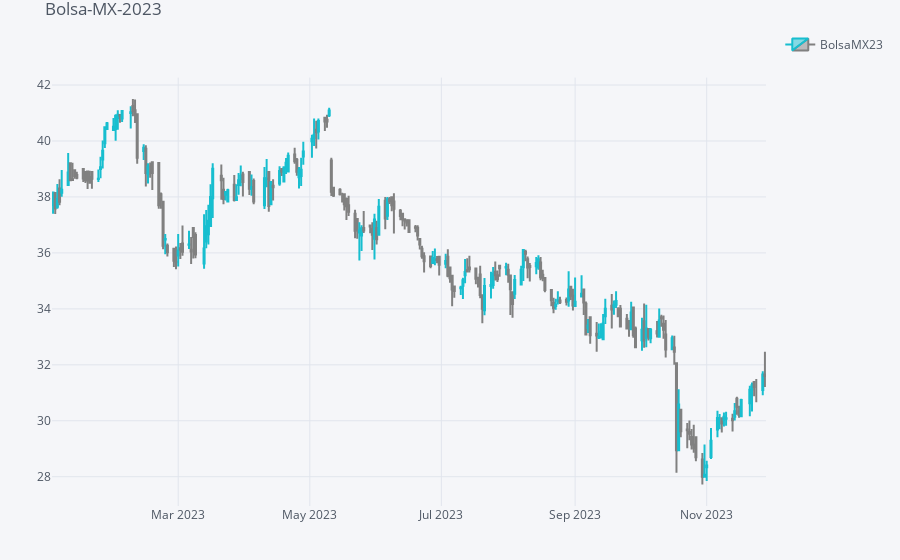

Here is the notebook cell this chart was saved with:
### Code cell
qf.iplot(title="Bolsa-MX-2023", name="BolsaMX23")

### Figure 1 — Plotly figure (JSON) as saved in the notebook; plotly's stock layout.template omitted (floating-point values rounded to 4 significant figures; data arrays with more than 128 entries replaced by an {"elided": "..."} marker saying what was removed)
{"data": [{"close": {"elided": "229 float values"}, "decreasing": {"line": {"color": "#808080"}}, "high": {"elided": "229 float values"}, "increasing": {"line": {"color": "#17BECF"}}, "low": {"elided": "229 float values"}, "name": "BolsaMX23", "open": {"elided": "229 float values"}, "showlegend": true, "type": "candlestick", "x": {"elided": "229 str values"}, "yaxis": "y2"}], "layout": {"legend": {"bgcolor": "#F5F6F9", "font": {"color": "#4D5663"}}, "margin": {"b": 30, "l": 30, "r": 30, "t": 30}, "paper_bgcolor": "#F5F6F9", "plot_bgcolor": "#F5F6F9", "showlegend": true, "title": {"font": {"color": "#4D5663"}, "text": "Bolsa-MX-2023"}, "xaxis": {"anchor": "y2", "gridcolor": "#E1E5ED", "rangeselector": {"bgcolor": "rgba(150, 200, 250, 1)", "buttons": [{"count": 1, "label": "1m", "step": "month", "stepmode": "backward"}, {"count": 1, "label": "1y", "step": "year", "stepmode": "backward"}], "font": {"size": 13}, "visible": false, "x": 0, "y": 0.9}, "rangeslider": {"visible": false}, "showgrid": true, "tickfont": {"color": "#4D5663"}, "title": {"font": {"color": "#4D5663"}, "text": ""}, "zerolinecolor": "#E1E5ED"}, "yaxis": {"gridcolor": "#E1E5ED", "showgrid": true, "showticklabels": false, "tickfont": {"color": "#4D5663"}, "title": {"font": {"color": "#4D5663"}, "text": ""}, "zerolinecolor": "#E1E5ED"}, "yaxis2": {"domain": [0, 0.9], "gridcolor": "#E1E5ED", "showgrid": true, "tickfont": {"color": "#4D5663"}, "title": {"font": {"color": "#4D5663"}, "text": ""}, "zerolinecolor": "#E1E5ED"}}}
